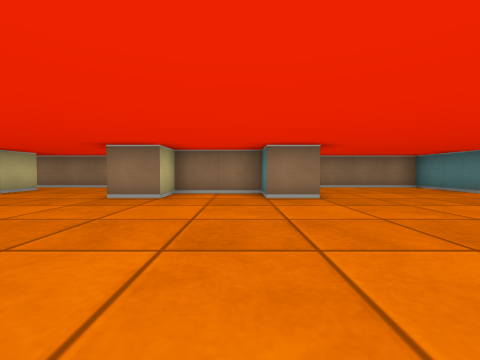
[1] (above)

14 first-person views from a walk through a cub3D ray-caster map. The camera is about half as high as the walls, tilts 2° down and sees 90° across. The floor is counted in squares. Each view is taken from the middle of a square. On the plan, view 1 faces up. The plan holds only what a view shows up to about 9 squares ahead; the rest is blank.

[2]
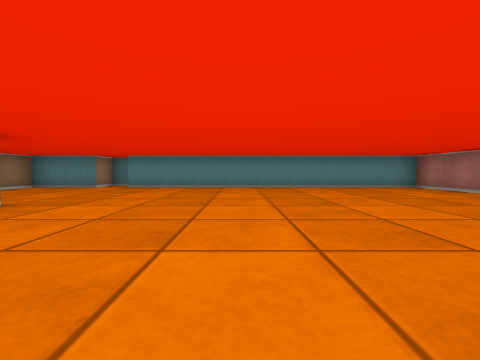

[3]
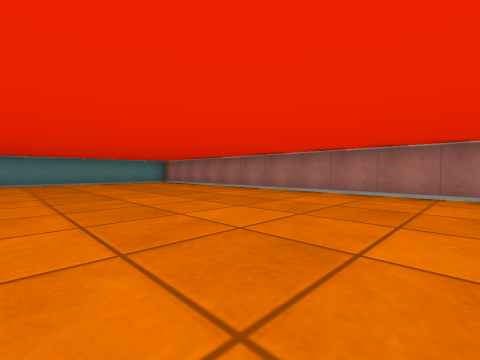

[4]
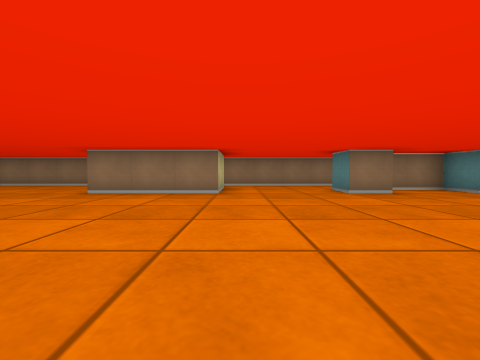

[5]
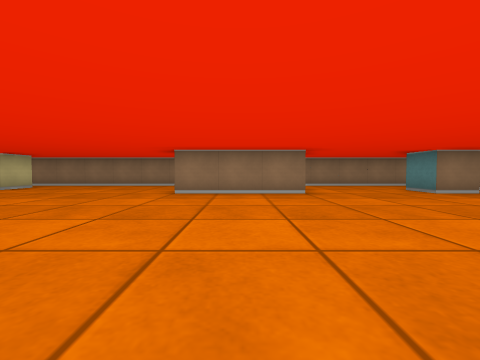

[6]
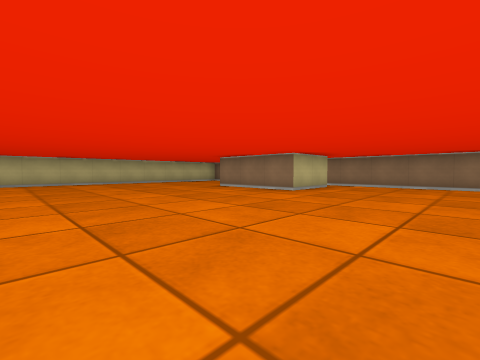

[7]
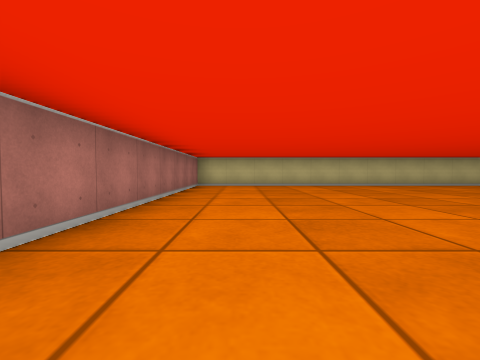

[8]
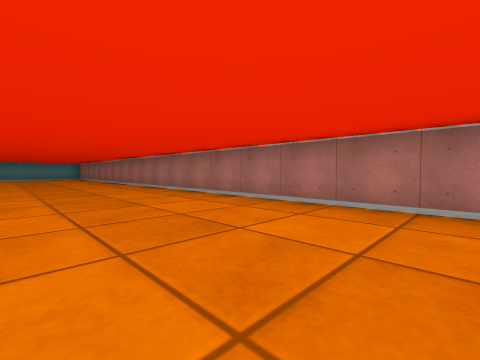

[9]
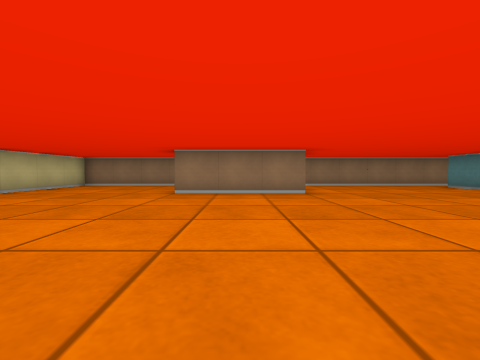

[10]
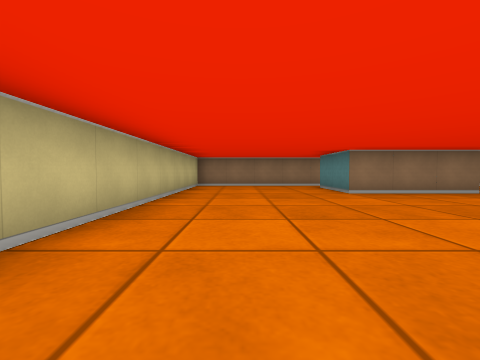

[11]
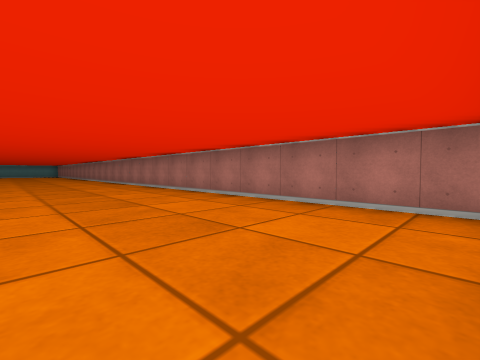

[12]
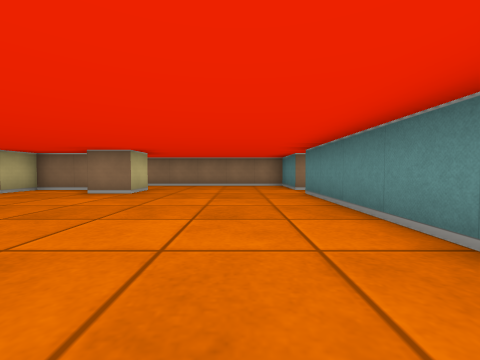

[13]
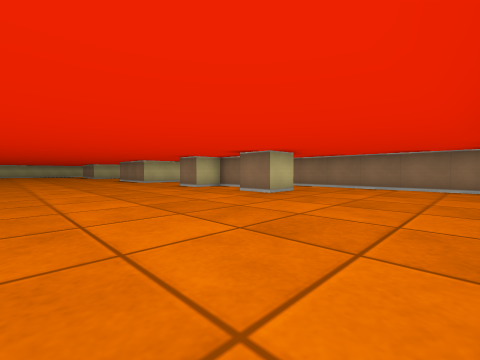

[14]
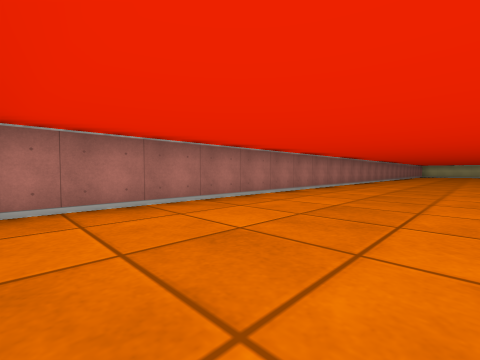

### Floor plan
Points are (right, up) in squares from view 1. A wall is a line through its corners. A room is listed if a view was taken in it or the views show most of it. See-through windows are left out.
Room 1 (views 1, 2, 3, 4, 5, 6, 7, 8, 9, 10, 11, 12, 13, 14)
walls: (-8.5, 5.5) (-8.5, 6.5); (-5.5, 6.5) (-5.5, 4.5) (-8.5, 4.5); (-1.5, 4.5) (-2.5, 4.5) (-2.5, 5.5); (-13.5, 6.6) (-13.5, 4.5) (-16.5, 4.5) (-16.5, 6.5); (0.5, 5.5) (-1.5, 5.5); (1.5, 5.6) (1.5, 4.5) (0.5, 4.5); (-16.1, 7.5) (-20.5, 7.5) (-20.5, -4.5) (5.5, -4.5) (5.5, 4.5); (6.5, 4.9) (6.5, 5.5) (5.5, 5.5) (5.5, 7.5) (-14.4, 7.5)

Positions as (right, up) in squares from view 1, and headings:
1: (0, 0), facing up
2: (-2, 1), facing right
3: (-5, 1), facing down-right
4: (-5, -1), facing up
5: (-7, -1), facing up
6: (-10, -1), facing up-left
7: (-12, -3), facing left
8: (-12, -1), facing down-right
9: (-15, -1), facing up
10: (-19, -1), facing up
11: (-20, -1), facing down-right
12: (4, -1), facing up
13: (5, 0), facing up-left
14: (5, -1), facing down-left
